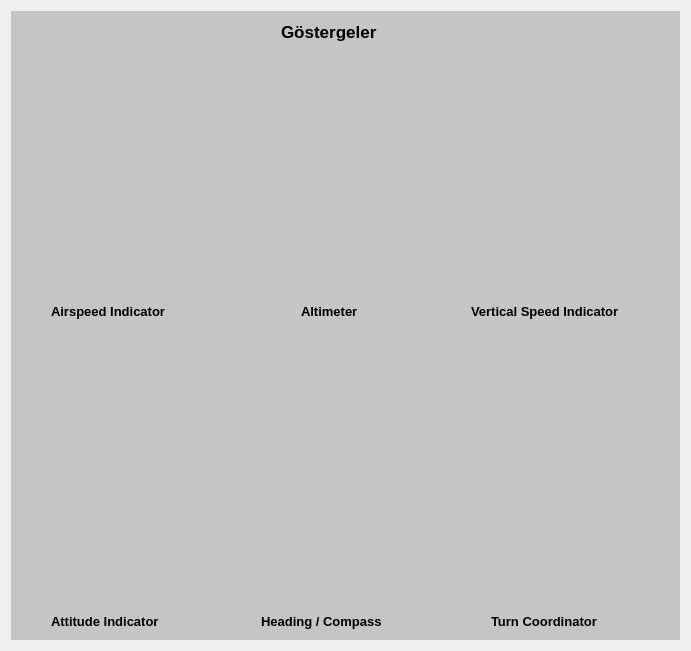
   <widget class="QWidget" name="gridLayoutWidget_2">
    <property name="geometry">
     <rect>
      <x>1200</x>
      <y>20</y>
      <width>691</width>
      <height>651</height>
     </rect>
    </property>
    <layout class="QGridLayout" name="gridLayout_3">
     <item row="0" column="0">
      <widget class="QWidget" name="gostergeler_widget" native="true">
       <property name="styleSheet">
        <string notr="true">background-color: rgb(197, 197, 197);</string>
       </property>
       <widget class="QWidget" name="altimeter_indicator" native="true">
        <property name="geometry">
         <rect>
          <x>240</x>
          <y>50</y>
          <width>201</width>
          <height>221</height>
         </rect>
        </property>
        <widget class="QWidget" name="verticalLayoutWidget_2">
         <property name="geometry">
          <rect>
           <x>0</x>
           <y>0</y>
           <width>201</width>
           <height>221</height>
          </rect>
         </property>
         <layout class="QVBoxLayout" name="verticalLayout_2"/>
        </widget>
       </widget>
       <widget class="QWidget" name="airspeed_indicator" native="true">
        <property name="geometry">
         <rect>
          <x>20</x>
          <y>50</y>
          <width>201</width>
          <height>221</height>
         </rect>
        </property>
        <widget class="QWidget" name="verticalLayoutWidget">
         <property name="geometry">
          <rect>
           <x>0</x>
           <y>0</y>
           <width>201</width>
           <height>221</height>
          </rect>
         </property>
         <layout class="QVBoxLayout" name="airspeed_indicator_2"/>
        </widget>
       </widget>
       <widget class="QWidget" name="attitude_indicator" native="true">
        <property name="geometry">
         <rect>
          <x>20</x>
          <y>340</y>
          <width>201</width>
          <height>231</height>
         </rect>
        </property>
        <widget class="QWidget" name="verticalLayoutWidget_4">
         <property name="geometry">
          <rect>
           <x>0</x>
           <y>0</y>
           <width>201</width>
           <height>231</height>
          </rect>
         </property>
         <layout class="QVBoxLayout" name="verticalLayout_4"/>
        </widget>
       </widget>
       <widget class="QWidget" name="compass_indicator" native="true">
        <property name="geometry">
         <rect>
          <x>240</x>
          <y>340</y>
          <width>201</width>
          <height>231</height>
         </rect>
        </property>
        <widget class="QWidget" name="verticalLayoutWidget_5">
         <property name="geometry">
          <rect>
           <x>0</x>
           <y>0</y>
           <width>201</width>
           <height>231</height>
          </rect>
         </property>
         <layout class="QVBoxLayout" name="verticalLayout_5"/>
        </widget>
       </widget>
       <widget class="QLabel" name="label_4">
        <property name="geometry">
         <rect>
          <x>270</x>
          <y>0</y>
          <width>131</width>
          <height>41</height>
         </rect>
        </property>
        <property name="font">
         <font>
          <pointsize>13</pointsize>
          <weight>75</weight>
          <bold>true</bold>
         </font>
        </property>
        <property name="text">
         <string>Göstergeler</string>
        </property>
       </widget>
       <widget class="QWidget" name="vertical_speed_indicator" native="true">
        <property name="geometry">
         <rect>
          <x>460</x>
          <y>50</y>
          <width>211</width>
          <height>221</height>
         </rect>
        </property>
        <widget class="QWidget" name="verticalLayoutWidget_3">
         <property name="geometry">
          <rect>
           <x>0</x>
           <y>0</y>
           <width>211</width>
           <height>221</height>
          </rect>
         </property>
         <layout class="QVBoxLayout" name="verticalLayout_3"/>
        </widget>
       </widget>
       <widget class="QWidget" name="turn_coordinator_indicator" native="true">
        <property name="geometry">
         <rect>
          <x>460</x>
          <y>340</y>
          <width>201</width>
          <height>231</height>
         </rect>
        </property>
        <widget class="QWidget" name="verticalLayoutWidget_6">
         <property name="geometry">
          <rect>
           <x>0</x>
           <y>0</y>
           <width>201</width>
           <height>231</height>
          </rect>
         </property>
         <layout class="QVBoxLayout" name="verticalLayout_6"/>
        </widget>
       </widget>
       <widget class="QLabel" name="label_6">
        <property name="geometry">
         <rect>
          <x>40</x>
          <y>280</y>
          <width>171</width>
          <height>41</height>
         </rect>
        </property>
        <property name="font">
         <font>
          <pointsize>10</pointsize>
          <weight>75</weight>
          <bold>true</bold>
         </font>
        </property>
        <property name="text">
         <string>Airspeed Indicator</string>
        </property>
       </widget>
       <widget class="QLabel" name="label_7">
        <property name="geometry">
         <rect>
          <x>290</x>
          <y>280</y>
          <width>151</width>
          <height>41</height>
         </rect>
        </property>
        <property name="font">
         <font>
          <pointsize>10</pointsize>
          <weight>75</weight>
          <bold>true</bold>
         </font>
        </property>
        <property name="text">
         <string>Altimeter </string>
        </property>
       </widget>
       <widget class="QLabel" name="label_8">
        <property name="geometry">
         <rect>
          <x>460</x>
          <y>280</y>
          <width>211</width>
          <height>41</height>
         </rect>
        </property>
        <property name="font">
         <font>
          <pointsize>10</pointsize>
          <weight>75</weight>
          <bold>true</bold>
         </font>
        </property>
        <property name="text">
         <string>Vertical Speed Indicator </string>
        </property>
       </widget>
       <widget class="QLabel" name="label_9">
        <property name="geometry">
         <rect>
          <x>40</x>
          <y>590</y>
          <width>161</width>
          <height>41</height>
         </rect>
        </property>
        <property name="font">
         <font>
          <pointsize>10</pointsize>
          <weight>75</weight>
          <bold>true</bold>
         </font>
        </property>
        <property name="text">
         <string>Attitude Indicator</string>
        </property>
       </widget>
       <widget class="QLabel" name="label_10">
        <property name="geometry">
         <rect>
          <x>250</x>
          <y>590</y>
          <width>181</width>
          <height>41</height>
         </rect>
        </property>
        <property name="font">
         <font>
          <pointsize>10</pointsize>
          <weight>75</weight>
          <bold>true</bold>
         </font>
        </property>
        <property name="text">
         <string>Heading / Compass</string>
        </property>
       </widget>
       <widget class="QLabel" name="label_11">
        <property name="geometry">
         <rect>
          <x>480</x>
          <y>590</y>
          <width>161</width>
          <height>41</height>
         </rect>
        </property>
        <property name="font">
         <font>
          <pointsize>10</pointsize>
          <weight>75</weight>
          <bold>true</bold>
         </font>
        </property>
        <property name="text">
         <string>Turn Coordinator</string>
        </property>
       </widget>
      </widget>
     </item>
    </layout>
   </widget>
